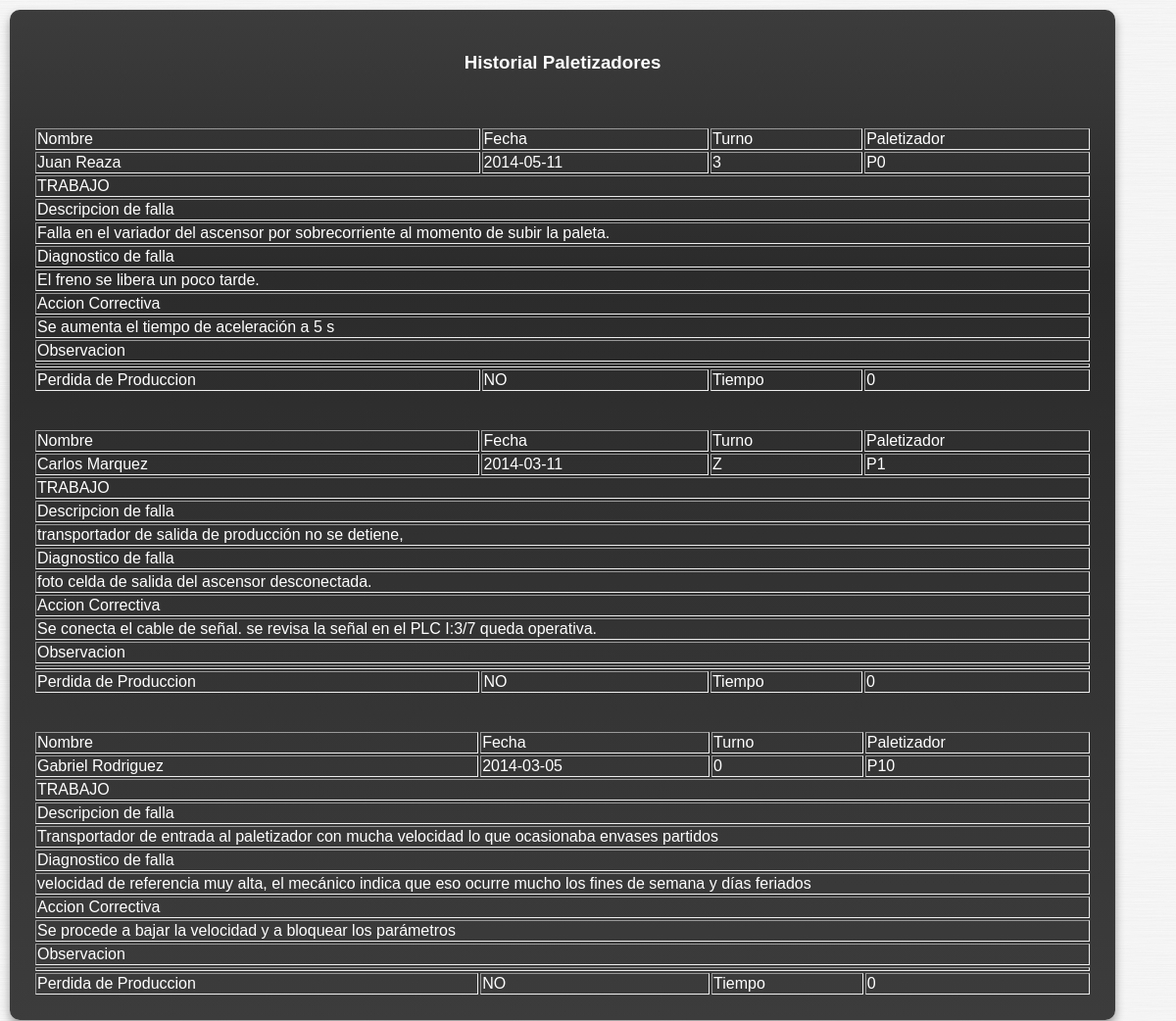
/mostrar_paletizadores.php (signed in), run on the app's committed database.
### tables this page shows
CREATE TABLE IF NOT EXISTS `paletizadores` (
  `id_fpaletizador` int(11) NOT NULL AUTO_INCREMENT,
  `fecha` date NOT NULL,
  `turno` char(1) NOT NULL,
  `ficha` int(11) NOT NULL,
  `paletizador` char(10) NOT NULL,
  `perdida_pro` tinyint(1) NOT NULL,
  `descripcion_falla` text NOT NULL,
  `diagnostico_falla` text NOT NULL,
  `accion_correctiva` text NOT NULL,
  `observacion` text NOT NULL,
  `tiempo_perdido` int(11) DEFAULT '0',
  PRIMARY KEY (`id_fpaletizador`)
);

CREATE TABLE IF NOT EXISTS `usuario` (
  `id_usuario` int(11) NOT NULL AUTO_INCREMENT,
  `Nombre` varchar(50) NOT NULL,
  `Apellido` varchar(50) NOT NULL,
  `num_ficha` int(11) NOT NULL,
  `Cargo` varchar(50) NOT NULL,
  `Grupo` varchar(50) NOT NULL,
  `pass` varchar(20) NOT NULL,
  PRIMARY KEY (`id_usuario`)
);

### mostrar_paletizadores.php (the view, shortened to what this page needs)
<?php
	if (isset ($_SESSION["ficha"]))
	{
		require_once ("nombre.php");
$consulta="SELECT * FROM paletizadores order by id_fpaletizador Desc";
	$comprobar = mysqli_query($con, $consulta) or die ("Error en $consulta <br> MySQL dice: ".mysqli_error());
?>
<!DOCTYPE html >
<html>
<head>
<link href="styles/kendo.common.min.css" rel="stylesheet" />
<link href="styles/kendo.metro.min.css" rel="stylesheet" />
<link href="styles/formularios.css" rel="stylesheet" />
<link href="estilo.css" rel="stylesheet" />
</head>
<body>
	<div id="cuerpo">
		<div id="contenido">
		<h3 align="center">Historial Paletizadores </h3>
           	<br />
			<?php while ($comp = mysqli_fetch_array($comprobar) ){ ?>
        	<table id="Resultados" border="1" align="center">
                <tbody>
                    <tr>
						<td>Nombre</td>
						<td>Fecha</td>
						<td>Turno</td>
						<td>Paletizador</td>
					</tr>
					<tr>
					<td><?php $consulta2 = "SELECT * FROM `usuario` WHERE num_ficha = '".$comp["ficha"]."'";
											$comprobar2 = mysqli_query($con, $consulta2) or die ("Error en $consulta2 <br> MySQL dice: ".mysqli_error());
											$comp2 = mysqli_fetch_array($comprobar2);
											$Nombre = $comp2["Nombre"];
											$Apellido = $comp2["Apellido"];?>
											<?php echo $Nombre ?> <?php echo $Apellido ?></td>
						<td><?php echo $comp["fecha"] ?></td>
						<td><?php echo $comp["turno"] ?></td>
						<td><?php echo $comp["paletizador"] ?></td>
					</tr>
					<tr>
					<td colspan="4"> TRABAJO</td>
					</tr>
					<tr>
					<td colspan ="4">Descripcion de falla</td>
					</tr>
					<tr>
					<td colspan ="4"><?php echo $comp["descripcion_falla"] ?></td>
					</tr>
					<tr>
					<td colspan ="4">Diagnostico de falla</td>
					</tr>
					<tr>
					<td colspan ="4"><?php echo $comp["diagnostico_falla"] ?></td>
					</tr>
					<tr>
					<td colspan ="4">Accion Correctiva</td>
					</tr>
					<tr>
					<td colspan ="4"><?php echo $comp["accion_correctiva"] ?></td>
					</tr>
					<tr>
					<td colspan ="4">Observacion</td>
					</tr>
					<tr>
					<td colspan ="4"><?php echo $comp["observacion"] ?></td>
					</tr>
					<tr>
					<td>Perdida de Produccion</td>
					<td><?php if ($comp["perdida_pro"]== 0) {
						echo "NO";
						}
						else{
						echo "SI";
						}?></td>
					<td>Tiempo</td>
					<td><?php echo $comp["tiempo_perdido"] ?></td>
					</tr>
					<br/>
					<br/>
					<?php } ?>
                </tbody>
			</table>
        </div>
    </div>
</body>
</html>
<?php
}else{
		echo "<script type='text/javascript'>
		alert('Usted no esta logueado');
		window.location='logeo.html';
	</script>";
}
?>

### estilo.css (style rules this page uses)
body { font-family: "Helvetica Neue Narrow", Arial, Helvetica, sans-serif; color: #fff; margin: 0px; background-image:url('img/brushed-metal.png'); }
#cuerpo { display: block; width: 100%; padding: 0px; background-image:url('img/brushed-metal.png'); }
#contenido { display: block; float: left; width: 90%; padding: 2%; min-width: 200px; background: -webkit-gradient( linear, left bottom, left top, color-stop(0, rgb(60,60,60)), color-stop(0.74, rgb(43,43,43)), color-stop(1, rgb(60,60,60)) ); background: -moz-linear-gradient( center bottom, rgb(60,60,60) 0%, rgb(43,43,43) 74%, rgb(60,60,60) 100% ); -moz-border-radius: 10px; -webkit-border-radius: 10px; border-radius: 10px; margin: 10px; -moz-box-shadow: rgb(150,150,150) 0px 5px 10px ; -webkit-box-shadow: rgb(150,150,150) 0px 5px 10px ; box-shadow: rgb(150,150,150) 0px 5px 10px ; }
h1, h2, h3 { padding-bottom: 0px; margin-bottom: 0px; text-align:center; }
table { width:100%; border: 0px; }

### data on the page
paletizadores: usuario.Nombre "Juan", usuario.Apellido "Reaza", fecha "2014-05-11", turno "3", paletizador "P0", descripcion_falla "Falla en el variador del ascensor por sobrecorriente al momento de subir la paleta.", diagnostico_falla "El freno se libera un poco tarde.", accion_correctiva "Se aumenta el tiempo de aceleración a 5 s", perdida_pro "NO", tiempo_perdido "0"
paletizadores: usuario.Nombre "Carlos", usuario.Apellido "Marquez", fecha "2014-03-11", turno "Z", paletizador "P1", descripcion_falla "transportador de salida de producción no se detiene,", diagnostico_falla "foto celda de salida del ascensor desconectada.", accion_correctiva "Se conecta el cable de señal. se revisa la señal en el PLC I:3/7 queda operativa.", perdida_pro "NO", tiempo_perdido "0"
paletizadores: usuario.Nombre "Gabriel", usuario.Apellido "Rodriguez", fecha "2014-03-05", turno "0", paletizador "P10", descripcion_falla "Transportador de entrada al paletizador con mucha velocidad lo que ocasionaba envases partidos", diagnostico_falla "velocidad de referencia muy alta, el mecánico indica que eso ocurre mucho los fines de semana y días feriados", accion_correctiva "Se procede a bajar la velocidad y a bloquear los parámetros", perdida_pro "NO", tiempo_perdido "0"
